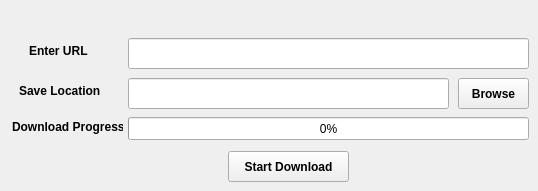
    <widget class="QWidget" name="tab">
     <attribute name="title">
      <string>Download Files</string>
     </attribute>
     <widget class="QLabel" name="label_3">
      <property name="geometry">
       <rect>
        <x>12</x>
        <y>117</y>
        <width>111</width>
        <height>20</height>
       </rect>
      </property>
      <property name="font">
       <font>
        <weight>75</weight>
        <bold>true</bold>
       </font>
      </property>
      <property name="text">
       <string>Download Progress</string>
      </property>
     </widget>
     <widget class="QLineEdit" name="txt_File_URL">
      <property name="geometry">
       <rect>
        <x>128</x>
        <y>38</y>
        <width>401</width>
        <height>31</height>
       </rect>
      </property>
     </widget>
     <widget class="QPushButton" name="btn_Browse_For_Save_File">
      <property name="geometry">
       <rect>
        <x>458</x>
        <y>78</y>
        <width>71</width>
        <height>31</height>
       </rect>
      </property>
      <property name="font">
       <font>
        <weight>75</weight>
        <bold>true</bold>
       </font>
      </property>
      <property name="text">
       <string>Browse</string>
      </property>
     </widget>
     <widget class="QPushButton" name="btn_Download_File">
      <property name="geometry">
       <rect>
        <x>228</x>
        <y>151</y>
        <width>121</width>
        <height>31</height>
       </rect>
      </property>
      <property name="font">
       <font>
        <weight>75</weight>
        <bold>true</bold>
       </font>
      </property>
      <property name="text">
       <string>Start Download</string>
      </property>
     </widget>
     <widget class="QProgressBar" name="progressBar">
      <property name="geometry">
       <rect>
        <x>128</x>
        <y>117</y>
        <width>401</width>
        <height>23</height>
       </rect>
      </property>
      <property name="value">
       <number>0</number>
      </property>
     </widget>
     <widget class="QLineEdit" name="txt_Save_Location">
      <property name="geometry">
       <rect>
        <x>128</x>
        <y>78</y>
        <width>321</width>
        <height>31</height>
       </rect>
      </property>
     </widget>
     <widget class="QLabel" name="label_2">
      <property name="geometry">
       <rect>
        <x>19</x>
        <y>81</y>
        <width>81</width>
        <height>20</height>
       </rect>
      </property>
      <property name="font">
       <font>
        <weight>75</weight>
        <bold>true</bold>
       </font>
      </property>
      <property name="text">
       <string>Save Location</string>
      </property>
     </widget>
     <widget class="QLabel" name="label">
      <property name="geometry">
       <rect>
        <x>29</x>
        <y>41</y>
        <width>71</width>
        <height>20</height>
       </rect>
      </property>
      <property name="font">
       <font>
        <weight>75</weight>
        <bold>true</bold>
       </font>
      </property>
      <property name="text">
       <string>Enter URL</string>
      </property>
     </widget>
    </widget>
